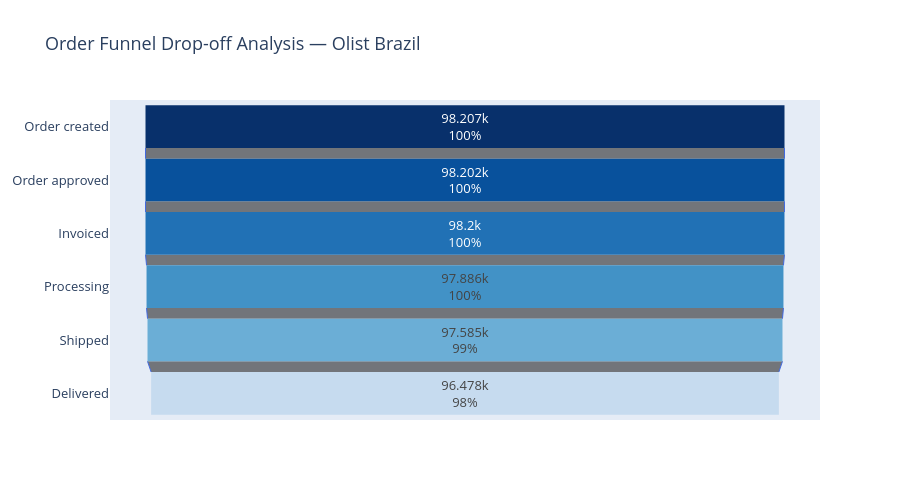

Notebook cell for this chart:
### Code cell
fig1 = go.Figure(go.Funnel(
    y=funnel_df["stage"],
    x=funnel_df["orders"],
    textposition="inside",
    textinfo="value+percent initial",
    marker=dict(
        color=["#08306b","#08519c","#2171b5","#4292c6","#6baed6","#c6dbef"]
    ),
    connector=dict(line=dict(color="royalblue", width=1))
))

fig1.update_layout(
    title="Order Funnel Drop-off Analysis — Olist Brazil",
    height=500,
    font=dict(size=13)
)
fig1.show()

### Figure 1 — Plotly figure (JSON) as saved in the notebook; plotly's stock layout.template omitted (floating-point values rounded to 4 significant figures)
{"data": [{"connector": {"line": {"color": "royalblue", "width": 1}}, "marker": {"color": ["#08306b", "#08519c", "#2171b5", "#4292c6", "#6baed6", "#c6dbef"]}, "textinfo": "value+percent initial", "textposition": "inside", "type": "funnel", "x": [98207, 98202, 98200, 97886, 97585, 96478], "y": ["Order created", "Order approved", "Invoiced", "Processing", "Shipped", "Delivered"]}], "layout": {"font": {"size": 13}, "height": 500, "title": {"text": "Order Funnel Drop-off Analysis — Olist Brazil"}}}
